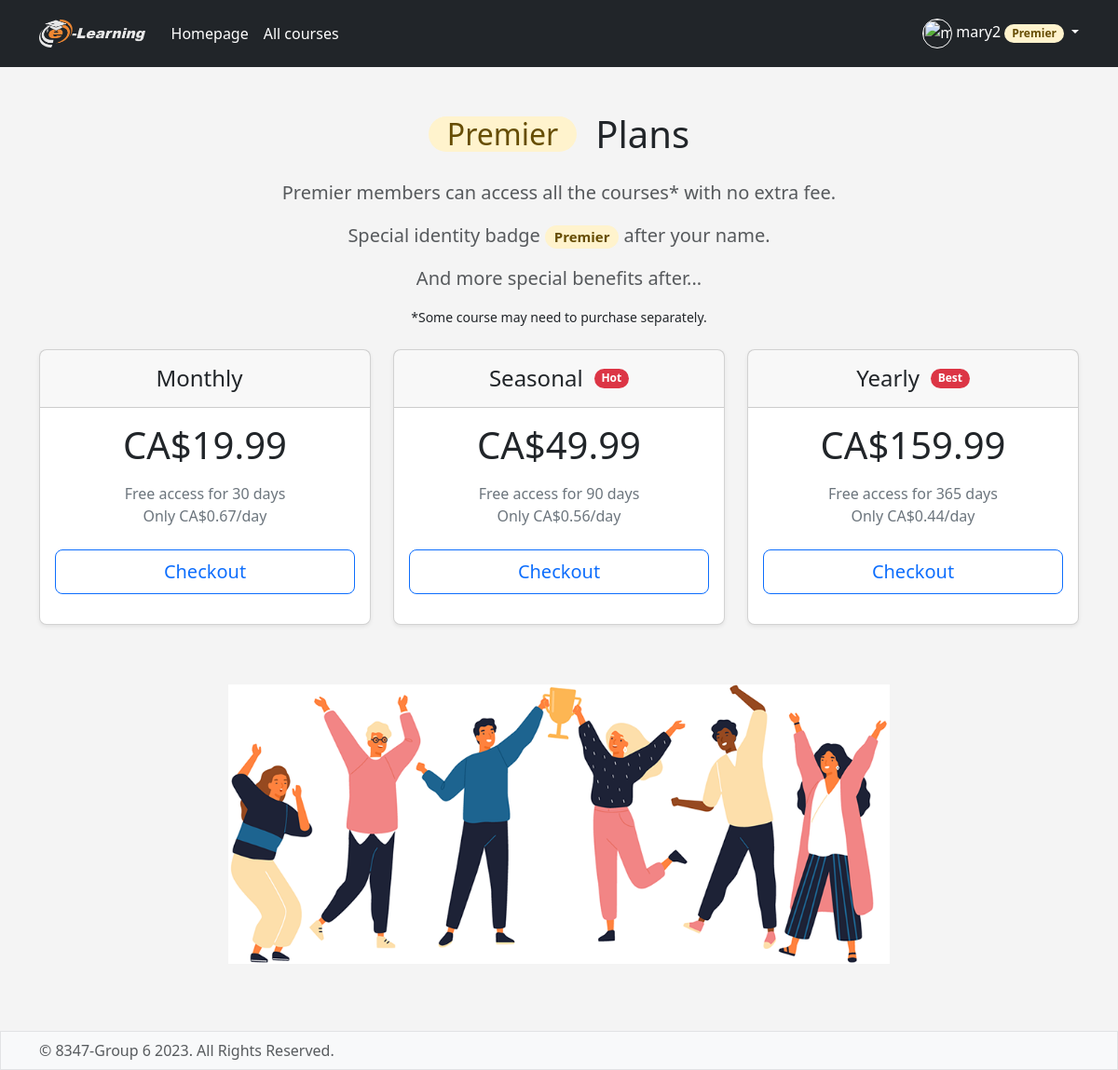
/premier/ (signed in), run on the app's committed database.
### elearning/models.py (models this page shows, shortened)
class PremiePlan(models.Model):
    name = models.CharField(max_length=10)
    days = models.PositiveIntegerField()
    price = models.DecimalField(max_digits=5,decimal_places=2)
    tag = models.CharField(max_length=5,blank=True,null=True)
    daily = models.DecimalField(max_digits=5,decimal_places=2,default=0.00)

### elearning/views.py (the view)
# urls.py: path("premier/", views.premier, name="premier"),
def premier(request):
    plans = PremiePlan.objects.all()
    return render(request,'elearning/premierplan.html',{"plans":plans})

### elearning/templates/elearning/premierplan.html (shortened to what this page needs)
{% extends 'elearning/base.html' %}
{% load bootstrap_icons %}
{% block content %}
    <main role="main" class="container py-5" >
    <div class="d-flex align-items-center justify-content-center">
        <h2 class="fw-normal text-warning-emphasis bg-warning-subtle rounded-pill" style="width: fit-content;padding-left: 20px;padding-right: 20px" >Premier</h2>
    <h1>&ensp;Plans</h1>
    </div>
    <div class="pricing-header p-3 pb-md-4 mx-auto text-center">
      <p class="fs-5 text-body-secondary">Premier members can access all the courses* with no extra fee.</p>
        <p class="fs-5 text-body-secondary">Special identity badge <span class="badge bg-warning-subtle text-warning-emphasis rounded-pill">Premier</span> after your name.</p>
        <p class="fs-5 text-body-secondary">And more special benefits after...</p>
    <small>*Some course may need to purchase separately.</small>
    </div>
    <div class="row row-cols-1 row-cols-md-3 mb-3 text-center">
    {% for plan in plans %}
      <div class="col">
        <div class="card mb-4 rounded-3 shadow-sm">
          <div class="card-header py-3 d-flex align-items-center justify-content-center" >
            <h4 class="my-0 fw-normal">{{ plan.name }}&ensp;</h4>
              {% if plan.tag %}
                  <span class="badge text-bg-danger rounded-pill">{{ plan.tag }}</span>
              {% endif %}
          </div>
          <div class="card-body">
            <h1 class="card-title pricing-card-title">CA${{ plan.price }}</h1>
            <ul class="list-unstyled mt-3 mb-4 text-secondary">
              <li>Free access for {{ plan.days }} days</li>
              <li>Only CA${{ plan.daily }}/day</li>
            </ul>
              <form id="buyPremier" action="{% url 'elearning:create-checkout-session' 'p' plan.id %}" method="post"
                      >
                    <button class="w-100 btn btn-lg btn-outline-primary" type="submit">Checkout</button>
                </form>
          </div>
        </div>
      </div>
    {% endfor %}
    </div>
    <div class="d-flex py-4 container-fluid align-items-center justify-content-center">
        <img class="justify-content-center" height="300px" src="/static/elearning/premier_bg.jpg">
    </div>
    </main>
{% endblock %}

### elearning/templates/elearning/base.html (shortened to what this page needs)
{% load static %}
{% load bootstrap5 %}
{% bootstrap_css %}
{% load bootstrap_icons %}
<!DOCTYPE html>
<html lang="en">
<head>
    <link rel="stylesheet" type="text/css" href="{% static 'elearning/bootstrap.min.css' %}"/>
    <link rel="stylesheet" type="text/css" href="{% static 'elearning/sign-in.css' %}"/>
    <link rel="stylesheet" type="text/css" href="{% static 'elearning/carousel.css' %}"/>
    <link rel="stylesheet" type="text/css" href="{% static 'elearning/style.css' %}"/>
</head>
<body class="d-flex " style="display: flex; flex-direction: column;">
<header class="p-3 text-bg-dark bg-dark" >
    <div class="container" >
        <div class="d-flex flex-wrap align-items-center justify-content-center justify-content-lg-start">
            <a href="{% url 'elearning:homepage' %}"
               class="d-flex align-items-center mb-2 mb-lg-0 text-white text-decoration-none"
               style="margin-right: 20px">
                <img src="{% static 'elearning/logo.png' %}" height="30" alt="e-learning logo">
            </a>
            <ul class="nav col-12 col-lg-auto me-lg-auto mb-2 justify-content-center mb-md-0">
                <li><a href="{% url 'elearning:homepage' %}" class="nav-link px-2 text-white">Homepage</a></li>
                <li><a href="{% url 'elearning:courselist' %}" class="nav-link px-2 text-white">All courses</a></li>
            </ul>
            {% if user.is_authenticated %}
                <div class="dropdown">
                    <a href="#" class="d-block link-body-emphasis text-white dropdown-toggle text-decoration-none"
                       data-bs-toggle="dropdown" aria-expanded="false">
                        <img src="{{ request.session.avatar }}" alt="{{ user.username }}" width="32" height="32"
                             style="border: white; border-style: solid; border-width: 1px" class="rounded-circle">
                        {{ user.username }}
                        {% if request.session.is_premier %}
                            <span class="badge bg-warning-subtle text-warning-emphasis rounded-pill">Premier</span>
                        {% endif %}
                    </a>
                </div>
            {% endif %}
        </div>
    </div>
</header>
    {% block content %}{% endblock %}
<footer class="footer mt-auto py-2 bg-body-tertiary" style="border: #e2e3e5; border-style: solid; border-width: 1px">
    <div class="container">
        <span class="text-body-secondary">&copy; 8347-Group 6 2023. All Rights Reserved.</span>
    </div>
</footer>
</body>
</html>

### elearning/static/elearning/sign-in.css (style rules this page uses)
html, body { min-height: 100%; }

### elearning/static/elearning/carousel.css (style rules this page uses)
body { color: rgb(var(--bs-tertiary-color-rgb)); }

### elearning/static/elearning/style.css (style rules this page uses)
body { background-color: #f4f4f4; }

### data on the page
PremiePlan: name "Monthly", price "19.99", days "30", daily "0.67"
PremiePlan: name "Seasonal", tag "Hot", price "49.99", days "90", daily "0.56"
PremiePlan: name "Yearly", tag "Best", price "159.99", days "365", daily "0.44"

### other printed values
{{ user.username }} "mary2"
